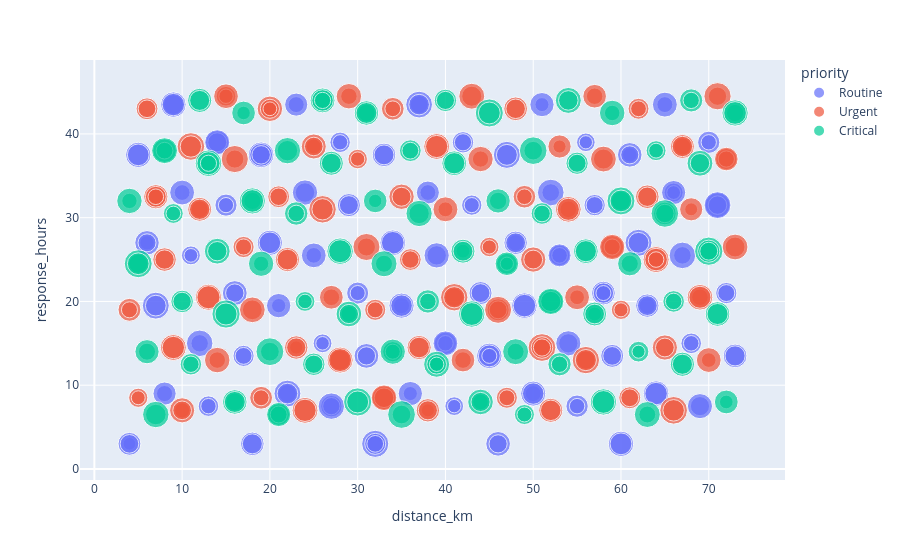

The notebook cell saved with this chart:
### Code cell
fig = px.scatter(t,
x='distance_km',
y='response_hours',
color='priority',
size='delivered_liters',
hover_data=['zone', 'purpose'])
fig.show()

### Figure 1 — Plotly figure (JSON) as saved in the notebook; plotly's stock layout.template omitted (floating-point values rounded to 4 significant figures; data arrays with more than 128 entries replaced by an {"elided": "..."} marker saying what was removed)
{"data": [{"customdata": {"elided": "160x2 str values"}, "hovertemplate": "priority=Routine<br>distance_km=%{x}<br>response_hours=%{y}<br>delivered_liters=%{marker.size}<br>zone=%{customdata[0]}<br>purpose=%{customdata[1]}<extra></extra>", "legendgroup": "Routine", "marker": {"color": "#636efa", "size": {"elided": "160 float values"}, "sizemode": "area", "sizeref": 46.67, "symbol": "circle"}, "mode": "markers", "name": "Routine", "orientation": "v", "showlegend": true, "type": "scatter", "x": {"elided": "160 int values"}, "xaxis": "x", "y": {"elided": "160 float values"}, "yaxis": "y"}, {"customdata": {"elided": "160x2 str values"}, "hovertemplate": "priority=Urgent<br>distance_km=%{x}<br>response_hours=%{y}<br>delivered_liters=%{marker.size}<br>zone=%{customdata[0]}<br>purpose=%{customdata[1]}<extra></extra>", "legendgroup": "Urgent", "marker": {"color": "#EF553B", "size": {"elided": "160 float values"}, "sizemode": "area", "sizeref": 46.67, "symbol": "circle"}, "mode": "markers", "name": "Urgent", "orientation": "v", "showlegend": true, "type": "scatter", "x": {"elided": "160 int values"}, "xaxis": "x", "y": {"elided": "160 float values"}, "yaxis": "y"}, {"customdata": {"elided": "160x2 str values"}, "hovertemplate": "priority=Critical<br>distance_km=%{x}<br>response_hours=%{y}<br>delivered_liters=%{marker.size}<br>zone=%{customdata[0]}<br>purpose=%{customdata[1]}<extra></extra>", "legendgroup": "Critical", "marker": {"color": "#00cc96", "size": {"elided": "160 float values"}, "sizemode": "area", "sizeref": 46.67, "symbol": "circle"}, "mode": "markers", "name": "Critical", "orientation": "v", "showlegend": true, "type": "scatter", "x": {"elided": "160 int values"}, "xaxis": "x", "y": {"elided": "160 float values"}, "yaxis": "y"}], "layout": {"legend": {"itemsizing": "constant", "title": {"text": "priority"}, "tracegroupgap": 0}, "margin": {"t": 60}, "xaxis": {"anchor": "y", "domain": [0, 1], "title": {"text": "distance_km"}}, "yaxis": {"anchor": "x", "domain": [0, 1], "title": {"text": "response_hours"}}}}
